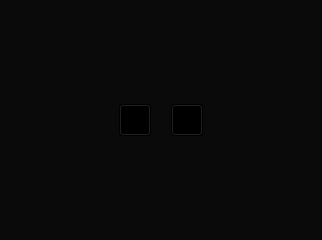
<?xml version="1.0" encoding="UTF-8"?>
<ui version="4.0">
 <class>LiveContentCtrl</class>
 <widget class="QWidget" name="LiveContentCtrl">
  <property name="geometry">
   <rect>
    <x>0</x>
    <y>0</y>
    <width>322</width>
    <height>240</height>
   </rect>
  </property>
  <property name="minimumSize">
   <size>
    <width>322</width>
    <height>240</height>
   </size>
  </property>
  <property name="maximumSize">
   <size>
    <width>322</width>
    <height>240</height>
   </size>
  </property>
  <property name="windowTitle">
   <string>LiveContentCtrl</string>
  </property>
  <property name="styleSheet">
   <string notr="true">background-color: rgba(0, 0, 0, 204);</string>
  </property>
  <layout class="QHBoxLayout" name="horizontalLayout">
   <property name="spacing">
    <number>0</number>
   </property>
   <property name="leftMargin">
    <number>99</number>
   </property>
   <property name="topMargin">
    <number>0</number>
   </property>
   <property name="rightMargin">
    <number>99</number>
   </property>
   <property name="bottomMargin">
    <number>0</number>
   </property>
   <item>
    <widget class="QPushButton" name="pushButton_mic">
     <property name="minimumSize">
      <size>
       <width>32</width>
       <height>32</height>
      </size>
     </property>
     <property name="maximumSize">
      <size>
       <width>32</width>
       <height>32</height>
      </size>
     </property>
     <property name="styleSheet">
      <string notr="true"/>
     </property>
     <property name="text">
      <string/>
     </property>
    </widget>
   </item>
   <item>
    <widget class="QPushButton" name="pushButton_ChangeView">
     <property name="minimumSize">
      <size>
       <width>32</width>
       <height>32</height>
      </size>
     </property>
     <property name="maximumSize">
      <size>
       <width>32</width>
       <height>32</height>
      </size>
     </property>
     <property name="styleSheet">
      <string notr="true"/>
     </property>
     <property name="text">
      <string/>
     </property>
    </widget>
   </item>
  </layout>
 </widget>
 <layoutdefault spacing="6" margin="11"/>
 <resources>
  <include location="../Project/MainUI.qrc"/>
 </resources>
 <connections/>
</ui>
